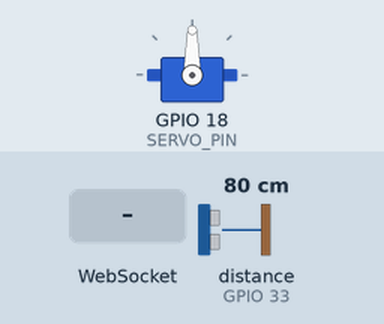
The sketch below on a simulated ESP32. Parts: servo. Wiring (inferred from the names in the program): ultrasonic range finder: trigger GPIO 32; echo GPIO 33. Inputs (shaded band) come from the test bench; at power-on: distance to the obstacle (sensor on GPIO 33) 80 cm. The echo pulse lasts 58.3 µs per cm; WiFi joins after 1.5 s; servers stay silent unless stated; what the sketch prints to the serial monitor is not drawn.

Above: at 0.1 s.
At 2.7 s:
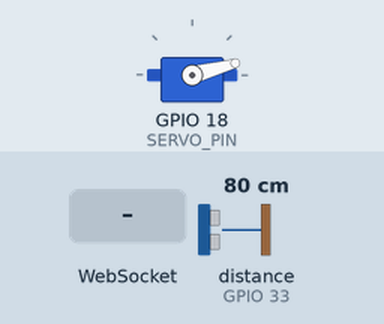
2.8 s: WebSocket text "1" received
At 3.45 s:
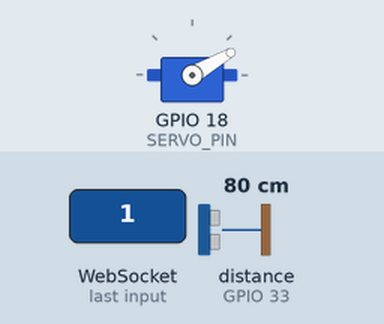
Timing chart, 0 to 20.8 s (numbered marks = the images above; inputs shaded):
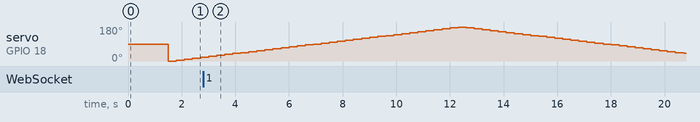

The sketch:

sketch_feb23a.ino
```cpp
// esp32_websocket_scan.cpp – always emitting frames (distance = -1 when no echo)
// -----------------------------------------------------------------------------
// Libraries: ESP32Servo (John Bennett), WebSockets (Links2004)
// -----------------------------------------------------------------------------
#include <WiFi.h>
#include <WebSocketsServer.h>
#include <ESP32Servo.h>

// ===== Wi‑Fi credentials =====
const char* WIFI_SSID     = "MosheHWN1";
const char* WIFI_PASSWORD = "TowelSponge@";

// ===== Pins =====
static const uint8_t SERVO_PIN = 18;  // PWM
static const uint8_t TRIG_PIN  = 32;
static const uint8_t ECHO_PIN  = 33;

// ===== Scan parameters =====
static const uint16_t STEP_DEG         = 5;
static const uint32_t STEP_INTERVAL_MS = 300;
static const uint16_t PULSE_TIMEOUT_US = 25'000; // 4 m

WebSocketsServer ws(8080);
Servo servo;

uint8_t  curAngle = 0;
bool     forward  = true;
uint32_t lastStep = 0;

// -----------------------------------------------------------------------------
float measureCM() {
  digitalWrite(TRIG_PIN, LOW); delayMicroseconds(2);
  digitalWrite(TRIG_PIN, HIGH); delayMicroseconds(10);
  digitalWrite(TRIG_PIN, LOW);
  long dur = pulseIn(ECHO_PIN, HIGH, PULSE_TIMEOUT_US);
  if (dur == 0) return -1.0f;                 // timeout → no echo
  return dur * 0.0343f / 2.0f;                // cm
}

void sendFrame(uint8_t angle, float distance) {
  String msg = "{\"angle\":" + String(angle) + ",\"distance\":" + String(distance, 1) + "}";
  ws.broadcastTXT(msg);
}

void onWs(uint8_t num, WStype_t type, uint8_t*, size_t) {
  if (type == WStype_CONNECTED) {
    Serial.printf("[WS] Client %u connected\n", num);
  }
}

void connectWiFi() {
  Serial.printf("[WiFi] Connecting to %s", WIFI_SSID);
  WiFi.begin(WIFI_SSID, WIFI_PASSWORD);
  while (WiFi.status() != WL_CONNECTED) { delay(500); Serial.print('.'); }
  Serial.printf("\n[WiFi] %s\n", WiFi.localIP().toString().c_str());
}

void setup() {
  Serial.begin(115200);
  pinMode(TRIG_PIN, OUTPUT); pinMode(ECHO_PIN, INPUT);
  servo.attach(SERVO_PIN);
  connectWiFi();
  ws.begin(); ws.onEvent(onWs);
  servo.write(curAngle);
  lastStep = millis();
}

void loop() {
  ws.loop(); yield();
  uint32_t now = millis();
  if (now - lastStep >= STEP_INTERVAL_MS) {
    // update angle
    if (forward) {
      curAngle += STEP_DEG; if (curAngle >= 180) { curAngle = 180; forward = false; }
    } else {
      if (curAngle >= STEP_DEG) curAngle -= STEP_DEG; else curAngle = 0;
      if (curAngle == 0) forward = true;
    }
    servo.write(curAngle);

    // measure distance (may be -1)
    float d = measureCM();
    sendFrame(curAngle, d);    // ALWAYS send, even when d == -1

    lastStep = now;
  }
}
```

Measured:
- by itself, servo on GPIO 18 (SERVO_PIN): rises from 20° to 180° in 9.3 s, then falls to 40° in 8.4 s
